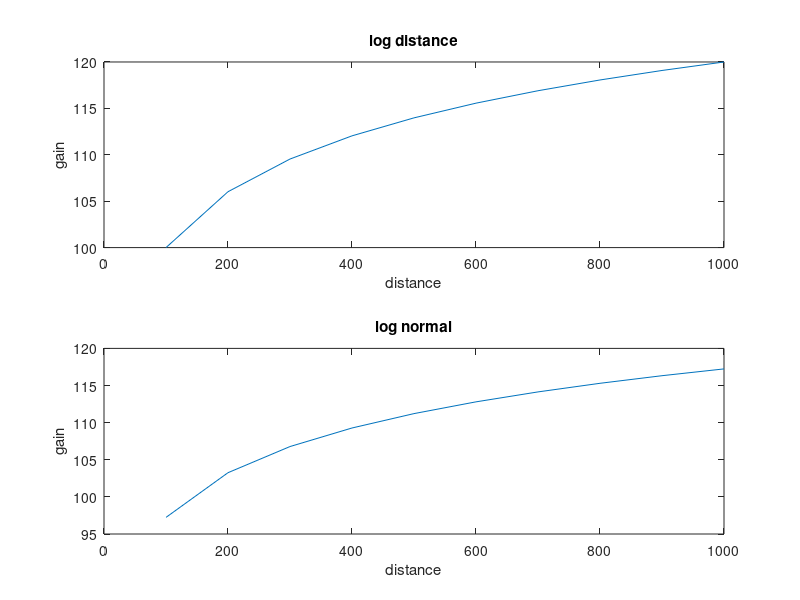

This chart was generated by the following MATLAB code:
# log distance and log normal.
# plot path loss vs distance.
clear all;
close all;
clc;

# taking free space.=> n=2.
# log distance.
d =[0:100:1000];
#d=100;
d0 = 1;
path_loss1 = 60+10*2*log10(d/d0);
subplot(2,1,1);
plot(d,path_loss1);
title("log distance");
xlabel("distance");
ylabel("gain");

#log normal.
%x = normrnd(0,4);
sigma = 4;
x = sigma*randn();
path_loss2 = path_loss1+x;
subplot(2,1,2);
plot(d,path_loss2);
title("log normal");
xlabel("distance");
ylabel("gain");


